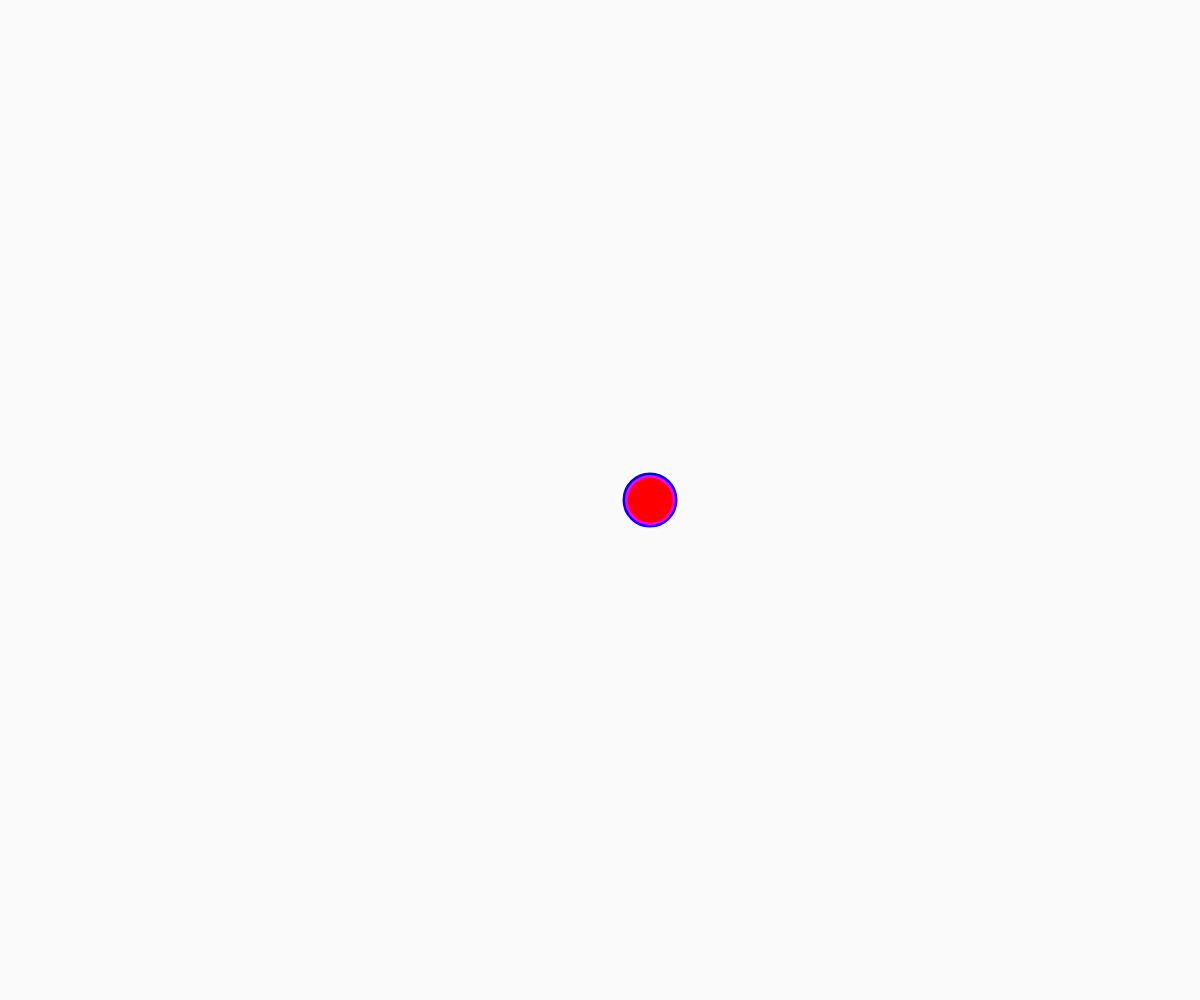
Frame 1 (no input)
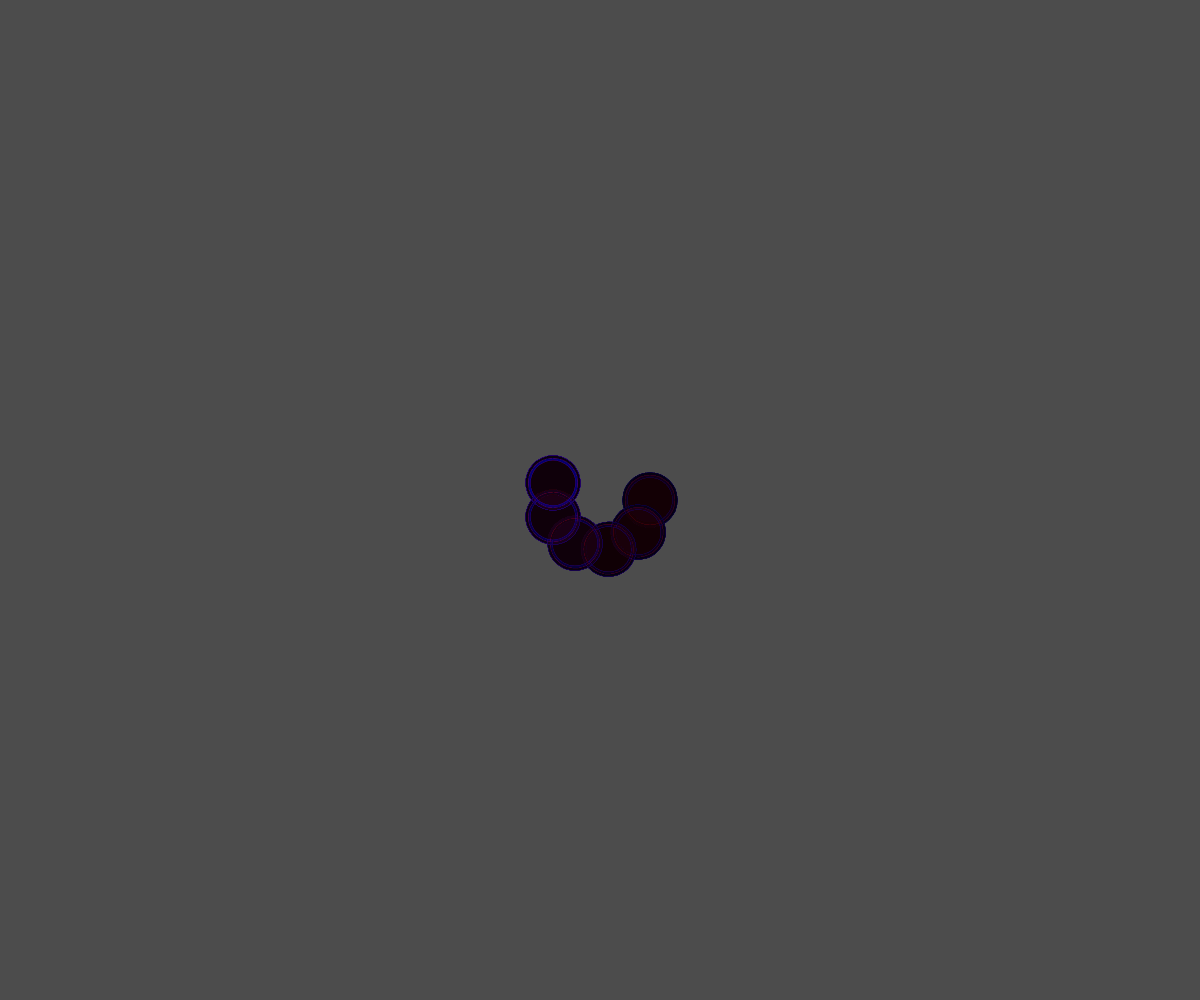
Frame 60 (no input)
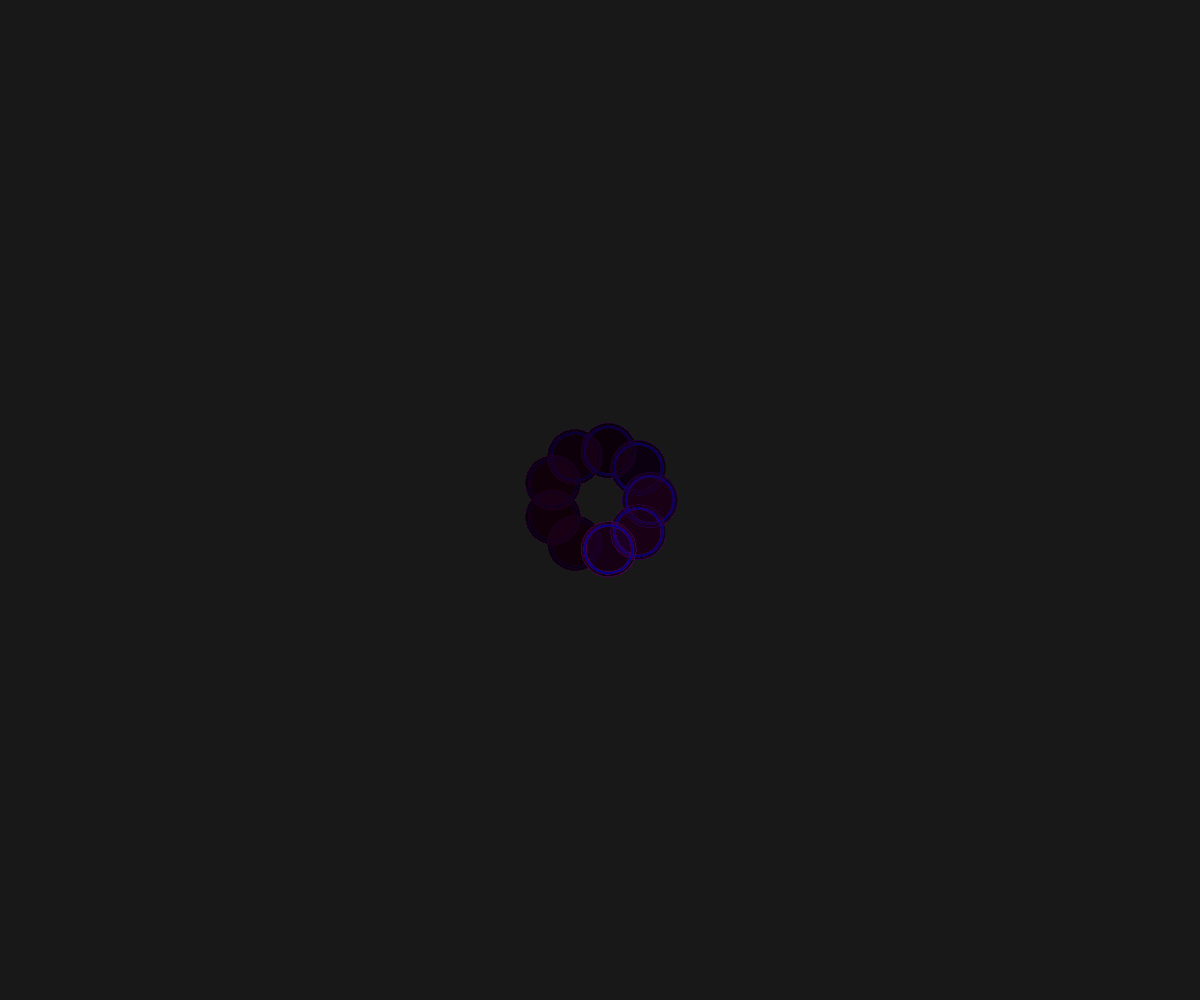
Frame 120 (the mouse pressed at the canvas centre since frame 60)

The p5.js sketch that drew these frames (run headless with seeded random() and noise() and a simulated clock; from frame 60 on, the mouse is pressed at the canvas centre):

// p5.js sketch
// ── sketch.js
let totalPositions = 9;
let positionStep = 0;
let cval = 0;
let direction = 1;

function setup() {
  createCanvas(windowWidth, windowHeight);
  angleMode(DEGREES);
}

function draw() {
  blendMode(BLEND);
  background(0, 5);
  blendMode(DIFFERENCE);

  // Update color over time
  // Update cval smoothly between 0 and 255
  cval += direction;
  if (cval >= 255 || cval <= 0) {
    direction *= -1; // Reverse direction when hitting limits
  }

  // move origin to center of canvas
  translate(width / 2, height / 2);

  // rotate the circle about (0,0) to positions
  // spaced equally around the origin
  let angle = (360 / totalPositions) * positionStep;

  rotate(angle);

  let minDimension = min(width, height);
  let diam = minDimension * 0.05;
  fill(255 - cval, 0, cval);
  stroke(cval, 0, 255 - cval);
  strokeWeight(minDimension * 0.005);
  circle(50, 0, diam);

  // only change the position when the framecount is divisible by 30
  // so it moves slower
  if (frameCount % 10 === 0) {
    positionStep++;
    if (positionStep >= totalPositions) {
      positionStep = 0;
    }
  }
}

function windowResized() {
  resizeCanvas(windowWidth, windowHeight);
  background(0);
}


////////////////////////////////////////////////////////////////////////

// let totalPositions = 9;
// let positionStep = 0;

// function setup() {
//   createCanvas(windowWidth, windowHeight);
//   angleMode(DEGREES);
//   fill(255);
//   noStroke();
// }

// function draw() {
//   background(0, 5);

//   translate(width / 2, height / 2);

//   let angle = (360 / totalPositions) * positionStep;
  
//   rotate(angle);

//   let minDimension = min(width, height);
//   let diam = minDimension * 0.05;
//   circle(50, 0, diam);

//   if (frameCount % 30 === 0) {
//     positionStep++;
//     if (positionStep >= totalPositions) {
//       positionStep = 0;
//     }
//   }
// }

// function windowResized() {
//   resizeCanvas(windowWidth, windowHeight);
//   background(0);
// }
